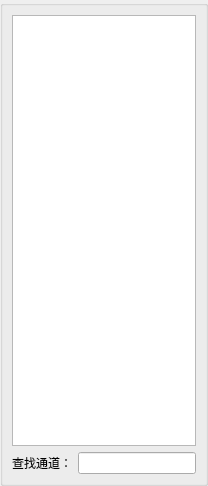
<?xml version="1.0" encoding="UTF-8"?>
<ui version="4.0">
 <class>PanelChannelMgr</class>
 <widget class="QWidget" name="PanelChannelMgr">
  <property name="geometry">
   <rect>
    <x>0</x>
    <y>0</y>
    <width>208</width>
    <height>486</height>
   </rect>
  </property>
  <property name="windowTitle">
   <string>Form</string>
  </property>
  <layout class="QGridLayout" name="gridLayout_2">
   <property name="leftMargin">
    <number>0</number>
   </property>
   <property name="topMargin">
    <number>0</number>
   </property>
   <property name="rightMargin">
    <number>0</number>
   </property>
   <property name="bottomMargin">
    <number>0</number>
   </property>
   <property name="spacing">
    <number>0</number>
   </property>
   <item row="0" column="0">
    <widget class="QGroupBox" name="groupBox">
     <property name="title">
      <string/>
     </property>
     <layout class="QGridLayout" name="gridLayout">
      <item row="0" column="0">
       <layout class="QVBoxLayout" name="verticalLayout">
        <item>
         <widget class="ChannelTreeView" name="treeView"/>
        </item>
        <item>
         <layout class="QHBoxLayout" name="horizontalLayout">
          <item>
           <widget class="QLabel" name="label_5">
            <property name="text">
             <string>查找通道：</string>
            </property>
           </widget>
          </item>
          <item>
           <widget class="QLineEdit" name="lineEdit_Filter">
            <property name="clearButtonEnabled">
             <bool>false</bool>
            </property>
           </widget>
          </item>
         </layout>
        </item>
       </layout>
      </item>
     </layout>
    </widget>
   </item>
  </layout>
 </widget>
 <customwidgets>
  <customwidget>
   <class>ChannelTreeView</class>
   <extends>QTreeView</extends>
   <header location="global">PanelChannel/ChannelTreeView.h</header>
  </customwidget>
 </customwidgets>
 <resources/>
 <connections/>
</ui>
